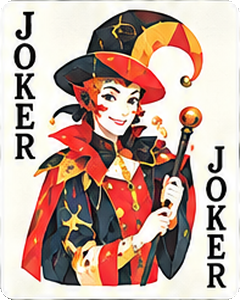
#> input picture aleatro/assets/charms/bootstraps.png, 240 x 300 px, found by its file name; its folder holds only this picture in this run
$ python pixelize_charms.py
#> lines starting #> are read from the running program, lines starting #| are printed output that depends on the picture; after the words box and inside, x2 and y2 are one past the last pixel; in counts of white or black regions, pixels touching at a corner belong together
"""Turn the painted charm cards (assets/charms/<id>.png) into pixel-art
cards (assets/charms_pixel/<id>.png).

Each card is reduced to 80 x 100 pixels with 32 flat colours (no
dithering), then stored at 4x with nearest-neighbour scaling so every art
pixel stays a crisp square in game. The rounded card corners are cut at the
full 4x size, smooth and anti-aliased, so only the art is pixelated. Run from the project root:
    python3 tools/pixelize_charms.py
"""
import os
from PIL import Image, ImageDraw, ImageEnhance

SRC, DST = "assets/charms", "assets/charms_pixel"
W, H, COLOURS, SCALE = 80, 100, 32, 4
RADIUS = 19  # corner radius at 4x, matching the painted cards


def pixelate(im):
    rgb = Image.new("RGB", im.size, (255, 255, 255))
#> rgb: PIL image 240x300 RGB; every value is 255
    rgb.paste(im, mask=im.split()[3])
#> im is the input picture: PIL image 240x300 RGBA; mean R, G, B, A 194.8, 166.5, 154.9, 254.3
    rgb = ImageEnhance.Contrast(ImageEnhance.Color(rgb).enhance(1.15)).enhance(1.08)
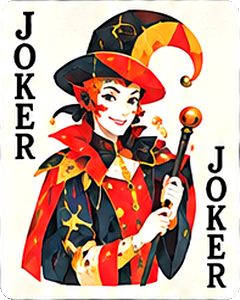
#> rgb: PIL image 240x300 RGB; mean R, G, B 197, 163.7, 149.9
    small = rgb.resize((W, H), Image.BOX)
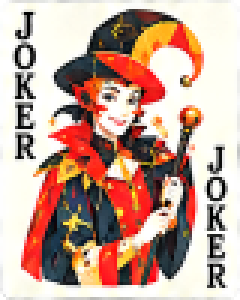
#> small: PIL image 80x100 RGB (shown 3 times larger); mean R, G, B 197, 163.7, 149.9
    q = small.quantize(colors=COLOURS, method=Image.Quantize.MEDIANCUT, dither=Image.Dither.NONE).convert("RGBA")
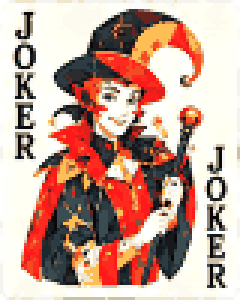
#> q: PIL image 80x100 RGBA (shown 3 times larger); mean R, G, B, A 197.7, 163.8, 151, 255
    big = q.resize((W * SCALE, H * SCALE), Image.NEAREST)
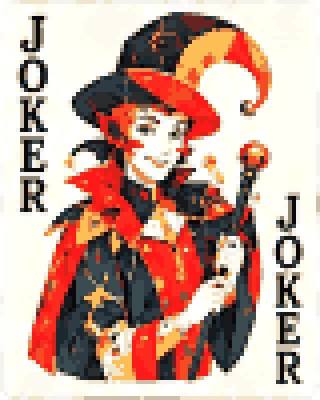
#> big: PIL image 320x400 RGBA; mean R, G, B, A 197.7, 163.8, 151, 255
    big.putalpha(_corner_mask(big.size))
    return big


def _corner_mask(size):
    """A rounded-rectangle alpha mask, drawn 4x larger and scaled down so its
    edge is smooth."""
#> called with size = (320, 400)
    k = 4
    m = Image.new("L", (size[0] * k, size[1] * k), 0)
#> m: PIL image 1280x1600 L; every value is 0
    ImageDraw.Draw(m).rounded_rectangle((0, 0, size[0] * k - 1, size[1] * k - 1), radius=RADIUS * k, fill=255)
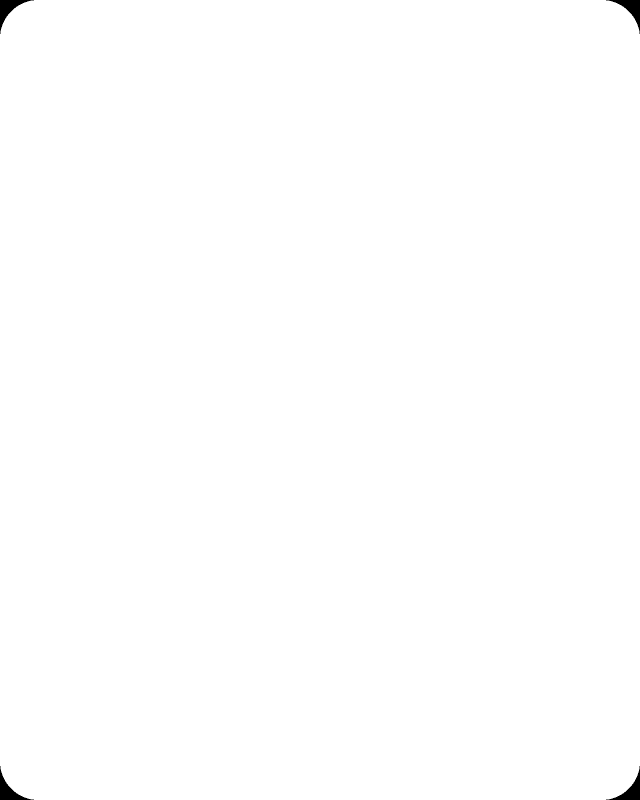
#> m: PIL image 1280x1600 L (shown at 1/2 size); 99.8% white; 4 black regions, box (x1, y1, x2, y2) and area: (0, 0, 68, 68) 1267, (1212, 0, 1280, 68) 1267, (0, 1532, 68, 1600) 1267, (1212, 1532, 1280, 1600) 1267
    return m.resize(size, Image.LANCZOS)
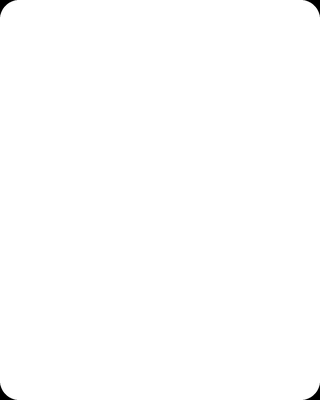
#> returned value: PIL image 320x400 L; min 0, max 255, mean 254.4


if __name__ == "__main__":
    os.makedirs(DST, exist_ok=True)
    names = sorted(f for f in os.listdir(SRC) if f.endswith(".png"))
    for f in names:
        pixelate(Image.open(os.path.join(SRC, f)).convert("RGBA")).save(os.path.join(DST, f), optimize=True)
    print("pixelized", len(names), "cards into", DST)

$ run again, on aleatro/assets/charms/daredevil.png
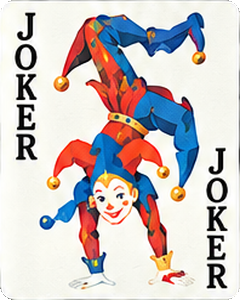
#> input picture aleatro/assets/charms/daredevil.png, 240 x 300 px, found by its file name
#> in pixelate, im is the input picture: PIL image 240x300 RGBA; mean R, G, B, A 204, 195.3, 194.4, 254.3
#> in pixelate, `small = rgb.resize((W, H), Image.BOX)`:
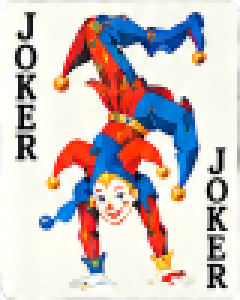
#> small: PIL image 80x100 RGB (shown 3 times larger); mean R, G, B 205.7, 194.7, 193.5
#> in pixelate, `big = q.resize((W * SCALE, H * SCALE), Image.NEAREST)`:
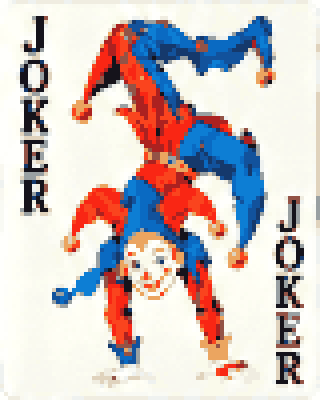
#> big: PIL image 320x400 RGBA; mean R, G, B, A 207.4, 194.9, 193.5, 255

$ run again, on aleatro/assets/charms/errand.png
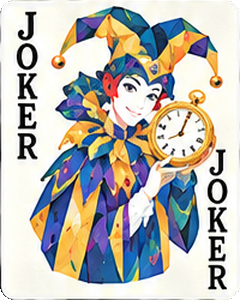
#> input picture aleatro/assets/charms/errand.png, 240 x 300 px, found by its file name
#> in pixelate, im is the input picture: PIL image 240x300 RGBA; mean R, G, B, A 186.8, 184.2, 178.2, 254.3
#> in pixelate, `small = rgb.resize((W, H), Image.BOX)`:
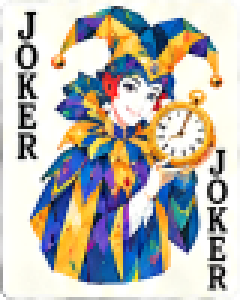
#> small: PIL image 80x100 RGB (shown 3 times larger); mean R, G, B 186.2, 183.2, 176.3
#> in pixelate, `big = q.resize((W * SCALE, H * SCALE), Image.NEAREST)`:
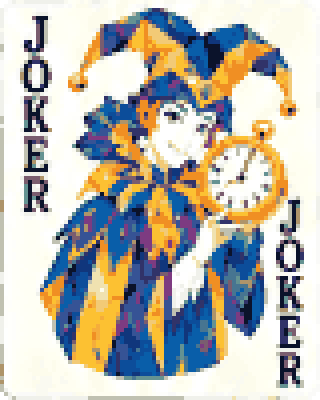
#> big: PIL image 320x400 RGBA; mean R, G, B, A 186.1, 183.9, 176.1, 255

$ run again, on aleatro/assets/charms/even.png
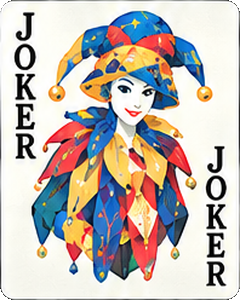
#> input picture aleatro/assets/charms/even.png, 240 x 300 px, found by its file name
#> in pixelate, im is the input picture: PIL image 240x300 RGBA; mean R, G, B, A 195, 186.3, 180.4, 254.3
#> in pixelate, `small = rgb.resize((W, H), Image.BOX)`:
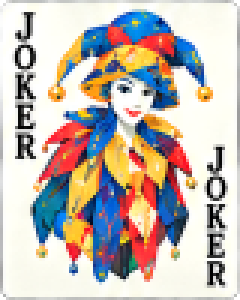
#> small: PIL image 80x100 RGB (shown 3 times larger); mean R, G, B 195.2, 185.2, 178.1
#> in pixelate, `big = q.resize((W * SCALE, H * SCALE), Image.NEAREST)`:
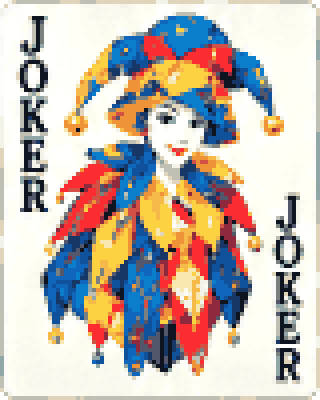
#> big: PIL image 320x400 RGBA; mean R, G, B, A 195.5, 185.5, 178, 255
